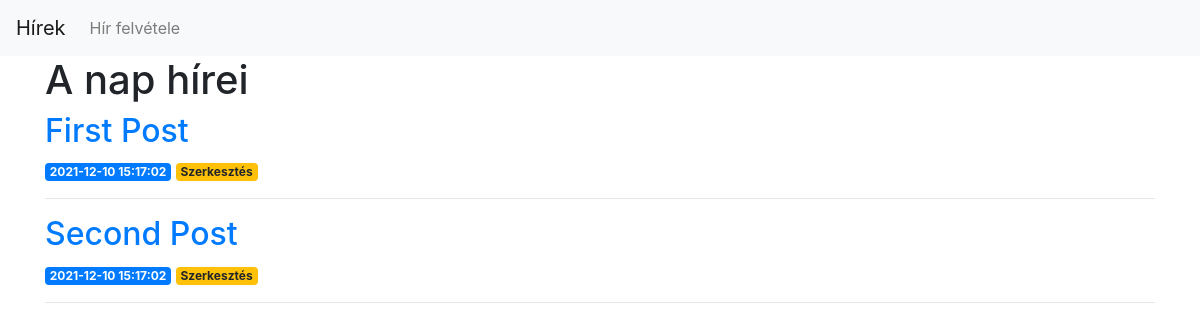
/, run on an earlier commit of the app's database.
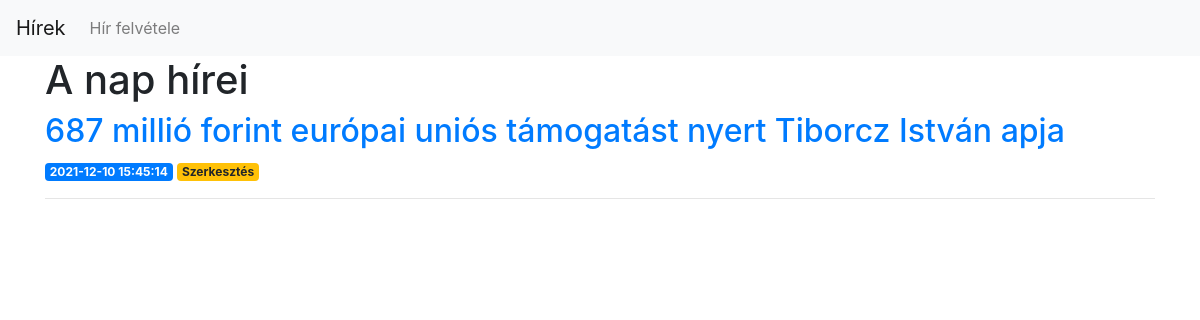
And on a later commit of the database.
### tables this page shows
CREATE TABLE posts (
    id INTEGER PRIMARY KEY AUTOINCREMENT,
    created TIMESTAMP NOT NULL DEFAULT CURRENT_TIMESTAMP,
    title TEXT NOT NULL,
    content TEXT NOT NULL
);

### app.py (the view)
@app.route('/')
def index():
    conn = get_db_connection()
    posts = conn.execute('SELECT * FROM posts').fetchall()
    conn.close()
    return render_template('index.html', posts=posts)

### app.py (called while the page is built)
def get_db_connection():
    conn = sqlite3.connect('database.db')
    conn.row_factory = sqlite3.Row
    return conn

### templates/index.html
{% extends 'base.html' %}
{% block content %}
    <h1>{% block title %} A nap hírei {% endblock %}</h1>
	{% for post in posts %}
        <a href="{{ url_for('post', post_id=post['id']) }}">
            <h2>{{ post['title'] }}</h2>
        </a>
        <span class="badge badge-primary">{{ post['created'] }}</span>
        <a href="{{ url_for('edit', id=post['id']) }}">
            <span class="badge badge-warning">Szerkesztés</span>
        </a>
        <hr>
    {% endfor %}
{% endblock %}

What changed in the data, as far as the page shows it:
removed posts: title "First Post", created "2021-12-10 15:17:02"
removed posts: title "Second Post", created "2021-12-10 15:17:02"
added posts: title "687 millió forint európai uniós támogatást nyert Tiborcz István apja", created "2021-12-10 15:45:14"
